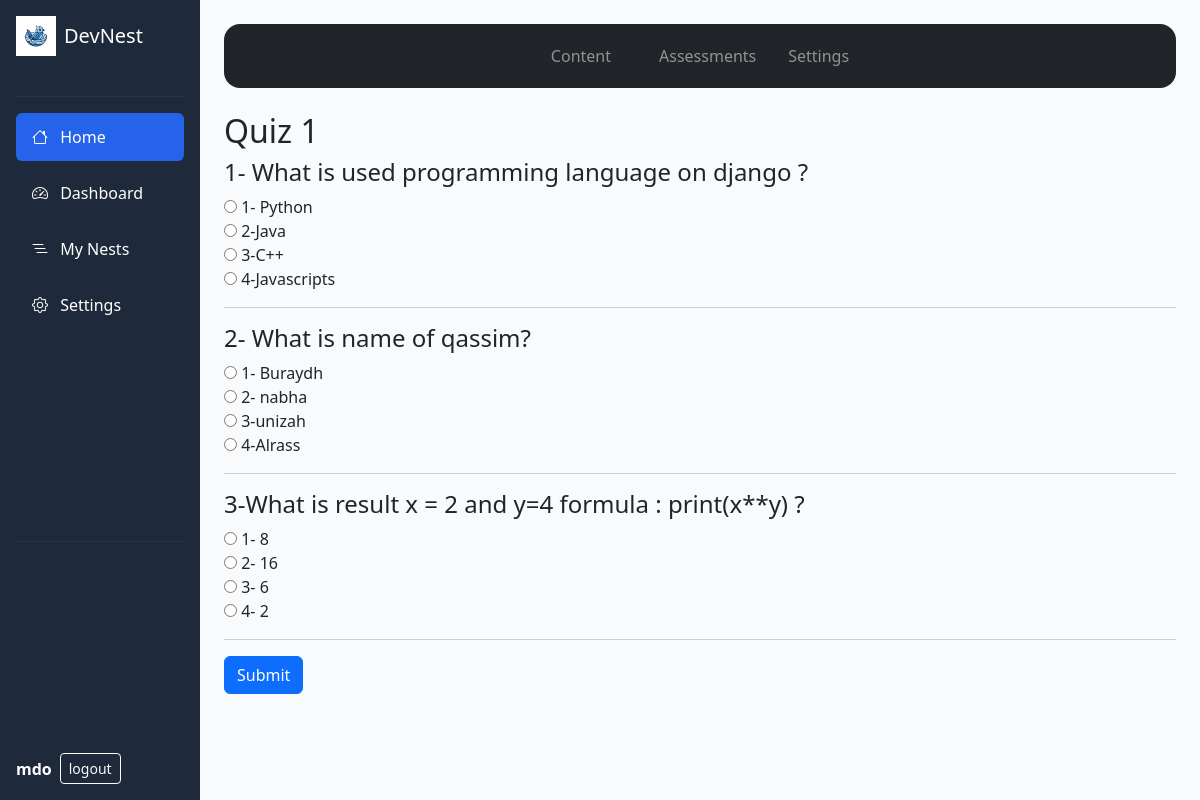
/assessments/assessment/14/take/, run on the app's committed database.
### assessments/models.py (models this page shows, shortened)
class Assessment(models.Model):
    TYPE_CHOICES = [
        ('quiz', 'Quiz'),
        ('assignment', 'Assignment'),
        ('coding', 'Coding'),
    ]
    title = models.CharField(max_length=200)
    description = models.TextField(blank=True)
    assessment_type = models.CharField(max_length=20, choices=TYPE_CHOICES)
    points = models.PositiveIntegerField(default=0)
    due_date = models.DateTimeField(null=True, blank=True)
    created_by = models.ForeignKey(User,on_delete=models.CASCADE,related_name='created_assessments')
    created_at = models.DateTimeField(auto_now_add=True)

class Question(models.Model):
    QUESTION_TYPES = [
        ('mcq', 'Multiple Choice'),
        ('text', 'Text Answer'),
        ('code', 'Coding'),
    ]
    assessment = models.ForeignKey(Assessment,on_delete=models.CASCADE,related_name='questions')
    text = models.TextField()
    question_type = models.CharField(max_length=20, choices=QUESTION_TYPES)
    points = models.PositiveIntegerField(default=1)

class Choice(models.Model):
    question = models.ForeignKey(Question, on_delete=models.CASCADE,related_name='choices')
    text = models.CharField(max_length=255)
    is_correct = models.BooleanField(default=False)

### assessments/views.py (the view, shortened to what this page needs)
# urls.py: path("assessment/<int:pk>/take/", views.take_assessment_view, name="take_assessment_view"),
def take_assessment_view(request, pk):
    assessment = get_object_or_404(Assessment, pk=pk)
    return render(request, "assessments/take_assessment.html", {"assessment": assessment})

### assessments/templates/assessments/take_assessment.html (shortened to what this page needs)
{% extends 'posts/base.html' %}
{% load static %}
{% block content %}
<h2>{{ assessment.title }}</h2>
<form method="post">
    {% for q in assessment.questions.all %}
    <div>
        <h4>{{ q.text }}</h4>
        {% for c in q.choices.all %}
        <label>
            <input type="radio" name="question_{{ q.id }}" value="{{ c.id }}">
            {{ c.text }}
        </label><br>
        {% endfor %}
    </div>
    <hr>
    {% endfor %}
    <button class="btn btn-primary" type="submit">Submit</button>
</form>
{% endblock %}

### posts/static/css/posts.css (style rules this page uses)
* { margin: 0; padding: 0; box-sizing: border-box; }
body { margin: 0; }
hr { border-color: #475569; }
body { background-color: #f8fafc; }

### data on the page
Assessment: title "Quiz 1"
Question: text "1- What is used programming language on django ?"
Choice: text "1- Python"
Choice: text "2-Java"
Choice: text "3-C++"
Choice: text "4-Javascripts"
Question: text "2- What is name of qassim?"
Choice: text "1- Buraydh"
Choice: text "2- nabha"
Choice: text "3-unizah"
Choice: text "4-Alrass"
Question: text "3-What is result x = 2 and y=4 formula : print(x**y) ?"
Choice: text "1- 8"
Choice: text "2- 16"
Choice: text "3- 6"
Choice: text "4- 2"
